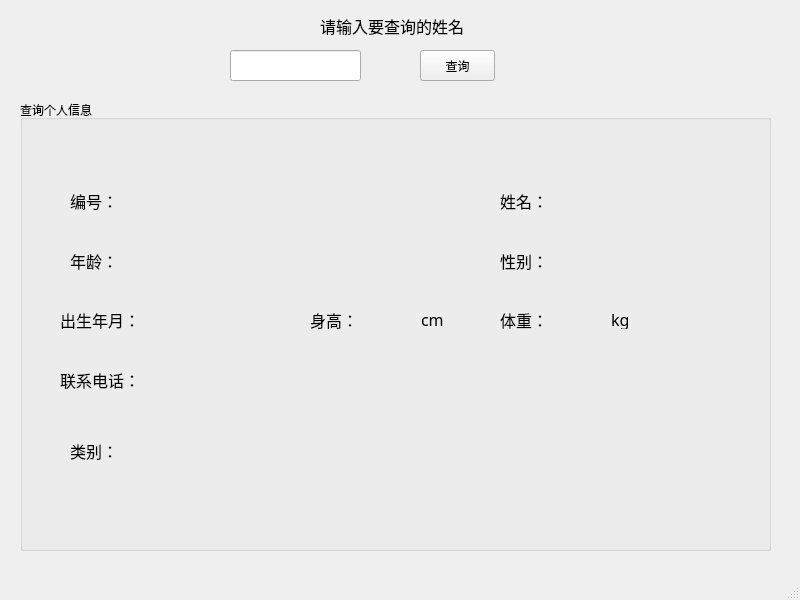
<?xml version="1.0" encoding="UTF-8"?>
<ui version="4.0">
 <class>info_que</class>
 <widget class="QMainWindow" name="info_que">
  <property name="geometry">
   <rect>
    <x>0</x>
    <y>0</y>
    <width>800</width>
    <height>600</height>
   </rect>
  </property>
  <property name="windowTitle">
   <string>MainWindow</string>
  </property>
  <property name="styleSheet">
   <string notr="true"/>
  </property>
  <widget class="QWidget" name="centralwidget">
   <widget class="QGroupBox" name="groupBox">
    <property name="enabled">
     <bool>true</bool>
    </property>
    <property name="geometry">
     <rect>
      <x>20</x>
      <y>100</y>
      <width>751</width>
      <height>451</height>
     </rect>
    </property>
    <property name="title">
     <string>查询个人信息</string>
    </property>
    <widget class="QLabel" name="label">
     <property name="geometry">
      <rect>
       <x>480</x>
       <y>80</y>
       <width>54</width>
       <height>41</height>
      </rect>
     </property>
     <property name="font">
      <font>
       <family>等线</family>
       <pointsize>12</pointsize>
      </font>
     </property>
     <property name="text">
      <string>姓名：</string>
     </property>
    </widget>
    <widget class="QLabel" name="label_2">
     <property name="geometry">
      <rect>
       <x>50</x>
       <y>80</y>
       <width>54</width>
       <height>41</height>
      </rect>
     </property>
     <property name="font">
      <font>
       <family>等线</family>
       <pointsize>12</pointsize>
      </font>
     </property>
     <property name="text">
      <string>编号：</string>
     </property>
    </widget>
    <widget class="QLabel" name="label_3">
     <property name="geometry">
      <rect>
       <x>50</x>
       <y>140</y>
       <width>54</width>
       <height>41</height>
      </rect>
     </property>
     <property name="font">
      <font>
       <family>等线</family>
       <pointsize>12</pointsize>
      </font>
     </property>
     <property name="text">
      <string>年龄：</string>
     </property>
    </widget>
    <widget class="QLabel" name="label_4">
     <property name="geometry">
      <rect>
       <x>480</x>
       <y>140</y>
       <width>54</width>
       <height>41</height>
      </rect>
     </property>
     <property name="font">
      <font>
       <family>等线</family>
       <pointsize>12</pointsize>
      </font>
     </property>
     <property name="text">
      <string>性别：</string>
     </property>
    </widget>
    <widget class="QLabel" name="label_5">
     <property name="geometry">
      <rect>
       <x>40</x>
       <y>199</y>
       <width>81</width>
       <height>41</height>
      </rect>
     </property>
     <property name="font">
      <font>
       <family>等线</family>
       <pointsize>12</pointsize>
      </font>
     </property>
     <property name="text">
      <string>出生年月：</string>
     </property>
    </widget>
    <widget class="QLabel" name="label_6">
     <property name="geometry">
      <rect>
       <x>50</x>
       <y>330</y>
       <width>54</width>
       <height>41</height>
      </rect>
     </property>
     <property name="font">
      <font>
       <family>等线</family>
       <pointsize>12</pointsize>
      </font>
     </property>
     <property name="text">
      <string>类别：</string>
     </property>
    </widget>
    <widget class="QLabel" name="Name">
     <property name="geometry">
      <rect>
       <x>560</x>
       <y>90</y>
       <width>121</width>
       <height>21</height>
      </rect>
     </property>
     <property name="text">
      <string/>
     </property>
    </widget>
    <widget class="QLabel" name="Number">
     <property name="geometry">
      <rect>
       <x>140</x>
       <y>90</y>
       <width>121</width>
       <height>21</height>
      </rect>
     </property>
     <property name="text">
      <string/>
     </property>
    </widget>
    <widget class="QLabel" name="Age">
     <property name="geometry">
      <rect>
       <x>130</x>
       <y>150</y>
       <width>121</width>
       <height>21</height>
      </rect>
     </property>
     <property name="text">
      <string/>
     </property>
    </widget>
    <widget class="QLabel" name="Sex">
     <property name="geometry">
      <rect>
       <x>570</x>
       <y>150</y>
       <width>121</width>
       <height>21</height>
      </rect>
     </property>
     <property name="text">
      <string/>
     </property>
    </widget>
    <widget class="QLabel" name="Category">
     <property name="geometry">
      <rect>
       <x>140</x>
       <y>330</y>
       <width>381</width>
       <height>41</height>
      </rect>
     </property>
     <property name="text">
      <string/>
     </property>
    </widget>
    <widget class="QLabel" name="BirthDate">
     <property name="geometry">
      <rect>
       <x>140</x>
       <y>210</y>
       <width>121</width>
       <height>21</height>
      </rect>
     </property>
     <property name="text">
      <string/>
     </property>
    </widget>
    <widget class="QWidget" name="layoutWidget">
     <property name="geometry">
      <rect>
       <x>480</x>
       <y>210</y>
       <width>161</width>
       <height>19</height>
      </rect>
     </property>
     <layout class="QHBoxLayout" name="horizontalLayout_2">
      <item>
       <widget class="QLabel" name="label_10">
        <property name="font">
         <font>
          <family>等线</family>
          <pointsize>12</pointsize>
         </font>
        </property>
        <property name="text">
         <string>体重：</string>
        </property>
       </widget>
      </item>
      <item>
       <widget class="QLabel" name="Weight">
        <property name="text">
         <string/>
        </property>
       </widget>
      </item>
      <item>
       <widget class="QLabel" name="label_11">
        <property name="font">
         <font>
          <family>等线</family>
          <pointsize>12</pointsize>
         </font>
        </property>
        <property name="text">
         <string>kg</string>
        </property>
       </widget>
      </item>
     </layout>
    </widget>
    <widget class="QLabel" name="label_12">
     <property name="geometry">
      <rect>
       <x>40</x>
       <y>259</y>
       <width>81</width>
       <height>41</height>
      </rect>
     </property>
     <property name="font">
      <font>
       <family>等线</family>
       <pointsize>12</pointsize>
      </font>
     </property>
     <property name="text">
      <string>联系电话：</string>
     </property>
    </widget>
    <widget class="QLabel" name="Tel">
     <property name="geometry">
      <rect>
       <x>140</x>
       <y>270</y>
       <width>121</width>
       <height>21</height>
      </rect>
     </property>
     <property name="text">
      <string/>
     </property>
    </widget>
    <widget class="QWidget" name="layoutWidget">
     <property name="geometry">
      <rect>
       <x>290</x>
       <y>210</y>
       <width>161</width>
       <height>19</height>
      </rect>
     </property>
     <layout class="QHBoxLayout" name="horizontalLayout">
      <item>
       <widget class="QLabel" name="label_8">
        <property name="font">
         <font>
          <family>等线</family>
          <pointsize>12</pointsize>
         </font>
        </property>
        <property name="text">
         <string>身高：</string>
        </property>
       </widget>
      </item>
      <item>
       <widget class="QLabel" name="Tall">
        <property name="text">
         <string/>
        </property>
       </widget>
      </item>
      <item>
       <widget class="QLabel" name="label_9">
        <property name="font">
         <font>
          <family>等线</family>
          <pointsize>12</pointsize>
         </font>
        </property>
        <property name="text">
         <string>cm</string>
        </property>
       </widget>
      </item>
     </layout>
    </widget>
   </widget>
   <widget class="QLineEdit" name="lineEdit">
    <property name="geometry">
     <rect>
      <x>230</x>
      <y>50</y>
      <width>131</width>
      <height>31</height>
     </rect>
    </property>
   </widget>
   <widget class="QLabel" name="label_14">
    <property name="geometry">
     <rect>
      <x>320</x>
      <y>10</y>
      <width>181</width>
      <height>31</height>
     </rect>
    </property>
    <property name="font">
     <font>
      <family>微软雅黑</family>
      <pointsize>12</pointsize>
     </font>
    </property>
    <property name="text">
     <string>请输入要查询的姓名</string>
    </property>
   </widget>
   <widget class="QPushButton" name="pushButton">
    <property name="geometry">
     <rect>
      <x>420</x>
      <y>50</y>
      <width>75</width>
      <height>31</height>
     </rect>
    </property>
    <property name="text">
     <string>查询</string>
    </property>
   </widget>
  </widget>
  <widget class="QMenuBar" name="menubar">
   <property name="geometry">
    <rect>
     <x>0</x>
     <y>0</y>
     <width>800</width>
     <height>23</height>
    </rect>
   </property>
  </widget>
  <widget class="QStatusBar" name="statusbar"/>
 </widget>
 <resources/>
 <connections/>
</ui>
